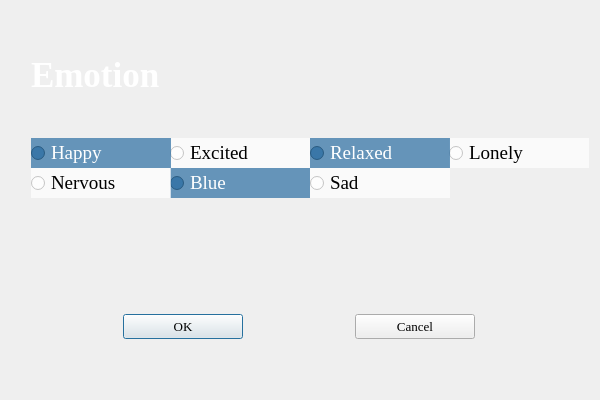
<?xml version="1.0" encoding="UTF-8"?>
<ui version="4.0">
 <class>standardDialog</class>
 <widget class="QDialog" name="standardDialog">
  <property name="geometry">
   <rect>
    <x>0</x>
    <y>0</y>
    <width>600</width>
    <height>400</height>
   </rect>
  </property>
  <property name="minimumSize">
   <size>
    <width>600</width>
    <height>400</height>
   </size>
  </property>
  <property name="maximumSize">
   <size>
    <width>600</width>
    <height>400</height>
   </size>
  </property>
  <property name="windowTitle">
   <string>Dialog</string>
  </property>
  <property name="styleSheet">
   <string notr="true">#standardDialog{

border-image: url(:/Picture3.png);}

</string>
  </property>
  <layout class="QGridLayout" name="gridLayout_2">
   <item row="1" column="0">
    <spacer name="verticalSpacer">
     <property name="orientation">
      <enum>Qt::Vertical</enum>
     </property>
     <property name="sizeType">
      <enum>QSizePolicy::Fixed</enum>
     </property>
     <property name="sizeHint" stdset="0">
      <size>
       <width>20</width>
       <height>110</height>
      </size>
     </property>
    </spacer>
   </item>
   <item row="2" column="0">
    <layout class="QHBoxLayout" name="horizontalLayout">
     <property name="spacing">
      <number>0</number>
     </property>
     <property name="sizeConstraint">
      <enum>QLayout::SetDefaultConstraint</enum>
     </property>
     <item>
      <widget class="QPushButton" name="okButton">
       <property name="minimumSize">
        <size>
         <width>120</width>
         <height>25</height>
        </size>
       </property>
       <property name="maximumSize">
        <size>
         <width>120</width>
         <height>25</height>
        </size>
       </property>
       <property name="font">
        <font>
         <family>Times New Roman</family>
         <pointsize>10</pointsize>
         <weight>50</weight>
         <bold>false</bold>
        </font>
       </property>
       <property name="text">
        <string>OK</string>
       </property>
      </widget>
     </item>
     <item>
      <widget class="QPushButton" name="cancelButton">
       <property name="minimumSize">
        <size>
         <width>120</width>
         <height>25</height>
        </size>
       </property>
       <property name="maximumSize">
        <size>
         <width>120</width>
         <height>25</height>
        </size>
       </property>
       <property name="font">
        <font>
         <family>Times New Roman</family>
         <pointsize>10</pointsize>
        </font>
       </property>
       <property name="text">
        <string>Cancel</string>
       </property>
      </widget>
     </item>
    </layout>
   </item>
   <item row="0" column="0">
    <layout class="QGridLayout" name="gridLayout">
     <property name="spacing">
      <number>0</number>
     </property>
     <item row="1" column="2">
      <widget class="QRadioButton" name="excitedButton">
       <property name="minimumSize">
        <size>
         <width>140</width>
         <height>30</height>
        </size>
       </property>
       <property name="maximumSize">
        <size>
         <width>140</width>
         <height>30</height>
        </size>
       </property>
       <property name="font">
        <font>
         <family>Times New Roman</family>
         <pointsize>14</pointsize>
         <weight>9</weight>
         <italic>false</italic>
         <bold>false</bold>
        </font>
       </property>
       <property name="styleSheet">
        <string notr="true">background-color: rgba(255, 255, 255, 175);
font: 75 14pt &quot;Times New Roman&quot;;</string>
       </property>
       <property name="text">
        <string>Excited</string>
       </property>
      </widget>
     </item>
     <item row="1" column="0" rowspan="2">
      <spacer name="horizontalSpacer_4">
       <property name="orientation">
        <enum>Qt::Horizontal</enum>
       </property>
       <property name="sizeType">
        <enum>QSizePolicy::Maximum</enum>
       </property>
       <property name="sizeHint" stdset="0">
        <size>
         <width>20</width>
         <height>20</height>
        </size>
       </property>
      </spacer>
     </item>
     <item row="1" column="5" rowspan="2">
      <spacer name="horizontalSpacer_5">
       <property name="orientation">
        <enum>Qt::Horizontal</enum>
       </property>
       <property name="sizeType">
        <enum>QSizePolicy::Maximum</enum>
       </property>
       <property name="sizeHint" stdset="0">
        <size>
         <width>40</width>
         <height>20</height>
        </size>
       </property>
      </spacer>
     </item>
     <item row="1" column="4">
      <widget class="QRadioButton" name="lonelyButton">
       <property name="minimumSize">
        <size>
         <width>140</width>
         <height>30</height>
        </size>
       </property>
       <property name="maximumSize">
        <size>
         <width>140</width>
         <height>30</height>
        </size>
       </property>
       <property name="font">
        <font>
         <family>Times New Roman</family>
         <pointsize>14</pointsize>
         <weight>9</weight>
         <italic>false</italic>
         <bold>false</bold>
        </font>
       </property>
       <property name="styleSheet">
        <string notr="true">color: rgb(0, 0, 0);
font: 75 14pt &quot;Times New Roman&quot;;
background-color: rgba(255, 255, 255, 175);</string>
       </property>
       <property name="text">
        <string>Lonely</string>
       </property>
      </widget>
     </item>
     <item row="1" column="1">
      <widget class="QRadioButton" name="happyButton">
       <property name="minimumSize">
        <size>
         <width>140</width>
         <height>30</height>
        </size>
       </property>
       <property name="maximumSize">
        <size>
         <width>140</width>
         <height>30</height>
        </size>
       </property>
       <property name="font">
        <font>
         <family>Times New Roman</family>
         <pointsize>14</pointsize>
         <weight>9</weight>
         <italic>false</italic>
         <bold>false</bold>
        </font>
       </property>
       <property name="styleSheet">
        <string notr="true">background-color: rgba(38, 107, 160, 175);
color: rgb(255, 255, 255);
font: 75 14pt &quot;Times New Roman&quot;;</string>
       </property>
       <property name="text">
        <string>Happy</string>
       </property>
      </widget>
     </item>
     <item row="2" column="3">
      <widget class="QRadioButton" name="sadButton">
       <property name="minimumSize">
        <size>
         <width>140</width>
         <height>30</height>
        </size>
       </property>
       <property name="maximumSize">
        <size>
         <width>140</width>
         <height>30</height>
        </size>
       </property>
       <property name="font">
        <font>
         <family>Times New Roman</family>
         <pointsize>14</pointsize>
         <weight>9</weight>
         <italic>false</italic>
         <bold>false</bold>
        </font>
       </property>
       <property name="styleSheet">
        <string notr="true">background-color: rgba(255, 255, 255, 175);
font: 75 14pt &quot;Times New Roman&quot;;</string>
       </property>
       <property name="text">
        <string>Sad</string>
       </property>
      </widget>
     </item>
     <item row="2" column="2">
      <widget class="QRadioButton" name="blueButton">
       <property name="minimumSize">
        <size>
         <width>140</width>
         <height>30</height>
        </size>
       </property>
       <property name="maximumSize">
        <size>
         <width>140</width>
         <height>30</height>
        </size>
       </property>
       <property name="font">
        <font>
         <family>Times New Roman</family>
         <pointsize>14</pointsize>
         <weight>9</weight>
         <italic>false</italic>
         <bold>false</bold>
        </font>
       </property>
       <property name="styleSheet">
        <string notr="true">color: rgb(255, 255, 255);
font: 75 14pt &quot;Times New Roman&quot;;
background-color: rgba(38, 107, 160, 175);</string>
       </property>
       <property name="text">
        <string>Blue</string>
       </property>
      </widget>
     </item>
     <item row="1" column="3">
      <widget class="QRadioButton" name="relaxedButton">
       <property name="minimumSize">
        <size>
         <width>140</width>
         <height>30</height>
        </size>
       </property>
       <property name="maximumSize">
        <size>
         <width>140</width>
         <height>30</height>
        </size>
       </property>
       <property name="font">
        <font>
         <family>Times New Roman</family>
         <pointsize>14</pointsize>
         <weight>9</weight>
         <italic>false</italic>
         <bold>false</bold>
        </font>
       </property>
       <property name="styleSheet">
        <string notr="true">font: 75 14pt &quot;Times New Roman&quot;;
color: rgb(255, 255, 255);
background-color: rgba(38, 107, 160, 175);</string>
       </property>
       <property name="text">
        <string>Relaxed</string>
       </property>
      </widget>
     </item>
     <item row="2" column="1">
      <widget class="QRadioButton" name="nervousButton">
       <property name="minimumSize">
        <size>
         <width>140</width>
         <height>30</height>
        </size>
       </property>
       <property name="maximumSize">
        <size>
         <width>140</width>
         <height>30</height>
        </size>
       </property>
       <property name="font">
        <font>
         <family>Times New Roman</family>
         <pointsize>14</pointsize>
         <weight>9</weight>
         <italic>false</italic>
         <bold>false</bold>
        </font>
       </property>
       <property name="styleSheet">
        <string notr="true">background-color: rgba(255, 255, 255, 175);
font: 75 14pt &quot;Times New Roman&quot;;</string>
       </property>
       <property name="text">
        <string>Nervous</string>
       </property>
      </widget>
     </item>
     <item row="0" column="0">
      <spacer name="verticalSpacer_4">
       <property name="orientation">
        <enum>Qt::Vertical</enum>
       </property>
       <property name="sizeType">
        <enum>QSizePolicy::Preferred</enum>
       </property>
       <property name="sizeHint" stdset="0">
        <size>
         <width>20</width>
         <height>40</height>
        </size>
       </property>
      </spacer>
     </item>
     <item row="0" column="1">
      <widget class="QLabel" name="label">
       <property name="font">
        <font>
         <family>Times New Roman</family>
         <pointsize>26</pointsize>
         <weight>75</weight>
         <bold>true</bold>
        </font>
       </property>
       <property name="styleSheet">
        <string notr="true">color: rgb(255, 255, 255);</string>
       </property>
       <property name="text">
        <string>Emotion</string>
       </property>
      </widget>
     </item>
    </layout>
   </item>
   <item row="3" column="0">
    <spacer name="verticalSpacer_2">
     <property name="orientation">
      <enum>Qt::Vertical</enum>
     </property>
     <property name="sizeType">
      <enum>QSizePolicy::Fixed</enum>
     </property>
     <property name="sizeHint" stdset="0">
      <size>
       <width>20</width>
       <height>50</height>
      </size>
     </property>
    </spacer>
   </item>
  </layout>
 </widget>
 <resources/>
 <connections/>
</ui>
